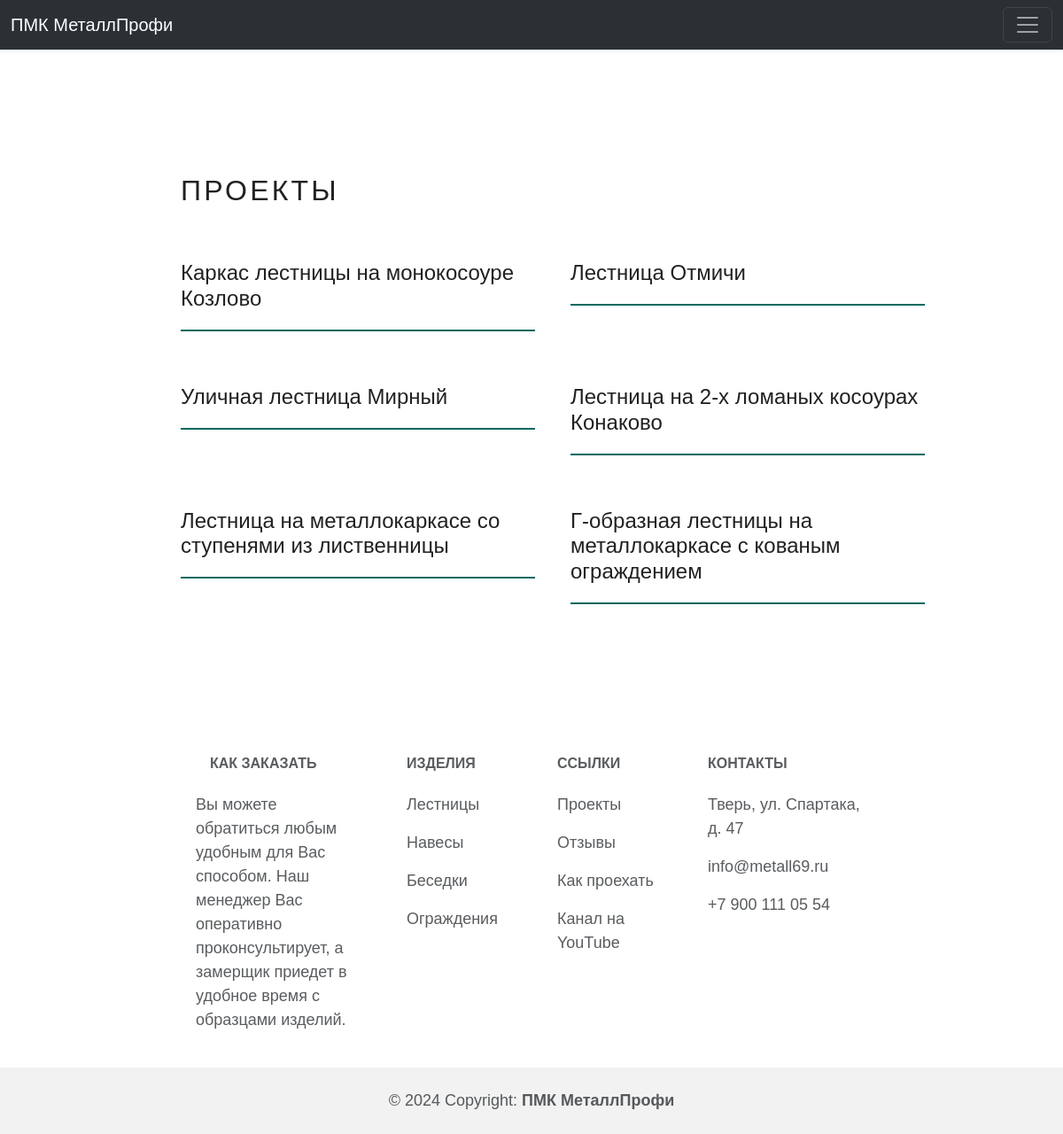
/projects/, run on the app's committed database.
### mainpage/models.py (models this page shows, shortened)
class ProjectVideo(models.Model):
    title = models.CharField(max_length=100, null=False, verbose_name='Заголовок видео')
    description = models.TextField(max_length=1000, verbose_name='Описание видео', blank=True)
    url = EmbedVideoField(verbose_name='Ссылка на видео')
    added = models.DateTimeField(auto_now_add=True, verbose_name='Дата загрузки')

### mainpage/views.py (the view)
# urls.py: path('projects/', views.projects, name='projects'),
def projects(request):
    projects_videos = ProjectVideo.objects.all()
    return render(request, 'mainpage/projects.html', {'Videos': projects_videos})

### mainpage/templates/mainpage/projects.html (shortened to what this page needs)
{% extends 'mainpage/base.html' %}
{% load embed_video_tags %}
{% block content %}
<section>
    <div class="container">
        <h2>Проекты</h2>
        <div class="reviews">
            {% for item in Videos %}
            <div class="">
                <h4 class="">{{ item.title }}</h4>
                <div class="hor_separator"></div>
            </div>
            {% endfor %}
        </div>
    </div>
</section>
{% endblock %}

### mainpage/templates/mainpage/base.html (shortened to what this page needs)
<!DOCTYPE html>
{% load static %}
{% load livereload_tags %}
<html lang="ru">
<head>
    <link href="https://cdn.jsdelivr.net/npm/bootstrap@5.3.1/dist/css/bootstrap.min.css" rel="stylesheet">
    <link rel="stylesheet" href="https://cdn.jsdelivr.net/npm/bootstrap-icons@1.8.1/font/bootstrap-icons.css">
    <link rel="stylesheet" href="{{ STATIC_URL}}/static/main.css">
</head>
<body>
<div class="top-header">
  <div class="container">
    <div class="top-header-bools">
      <div class="top-header-bool mobile-hidden">Тверь, ул. Спартака, д. 47</div>
      <div class="top-header-bool"><a href="tel:+79001110554">+ 7 (900) 111 05 54</a></div>
      <div class="top-header-bool phone-hidden">info@metall69.ru</div>
    </div>
  </div>
</div>
<nav class="navbar navbar-expand-xxl bg-body-tertiary" data-bs-theme="dark">
  <div class="container-fluid">
    <a class="navbar-brand" href="{% url 'home' %}">ПМК МеталлПрофи</a>
    <button class="navbar-toggler" type="button" data-bs-toggle="collapse" data-bs-target="#navbarNavDropdown" aria-controls="navbarNavDropdown" aria-expanded="false" aria-label="Toggle navigation">
      <span class="navbar-toggler-icon"></span>
    </button>
  </div>
</nav>
{% block content %}
{% endblock %}
<footer class="text-center text-lg-start text-muted">
  <section class="">
    <div class="container text-center text-md-start mt-5">
      <div class="row mt-3">
        <div class="col-md-3 col-lg-4 col-xl-3 mx-auto mb-4">
          <h6 class="text-uppercase fw-bold mb-4">
            как заказать
          </h6>
          <p>
            Вы можете обратиться любым удобным для Вас способом. Наш менеджер Вас оперативно проконсультирует,
            а замерщик приедет в удобное время с образцами изделий.
          </p>
        </div>
        <div class="col-md-2 col-lg-2 col-xl-2 mx-auto mb-4">
          <h6 class="text-uppercase fw-bold mb-4">
            изделия
          </h6>
          <p>
            <a href="{% url 'stair' %}" class="text-reset">Лестницы</a>
          </p>
          <p>
            <a href="{% url 'shelter' %}" class="text-reset">Навесы</a>
          </p>
          <p>
            <a href="{% url 'pergola' %}" class="text-reset">Беседки</a>
          </p>
          <p>
            <a href="{% url 'fence' %}" class="text-reset">Ограждения</a>
          </p>
        </div>
        <div class="col-md-3 col-lg-2 col-xl-2 mx-auto mb-4">
          <h6 class="text-uppercase fw-bold mb-4">
            ссылки
          </h6>
          <p>
            <a href="{% url 'projects' %}" class="text-reset">Проекты</a>
          </p>
          <p>
            <a href="{% url 'reviews' %}" class="text-reset">Отзывы</a>
          </p>
          <p>
            <a href="{% url 'contacts' %}" class="text-reset">Как проехать</a>
          </p>
          <p>
            <a href="https://www.youtube.com/@user-og4cg9gx8v" class="text-reset">Канал на YouTube</a>
          </p>
        </div>
        <div class="col-md-4 col-lg-3 col-xl-3 mx-auto mb-md-0 mb-4">
          <h6 class="text-uppercase fw-bold mb-4">Контакты</h6>
          <p>Тверь, ул. Спартака, д. 47</p>
          <p><a href="mailto:info@metall69.ru">info@metall69.ru</a></p>
          <p><a href="tel:+79001110554">+7 900 111 05 54</a></p>
        </div>
      </div>
    </div>
  </section>
  <div class="text-center p-4" style="background-color: rgba(0, 0, 0, 0.05);">
    © 2024 Copyright:
    <a class="text-reset fw-bold" href="{% url 'home' %}">ПМК МеталлПрофи</a>
  </div>
</footer>
</body>
</html>

### mainpage/static/main.css (style rules this page uses)
body { color: #212121; font-size: 18px; font-family: "Involve", sans-serif; }
a { text-decoration: none; color: inherit; }
.top-header { height: 50px; background-color: #2B3035; position: fixed; width: 100%; -webkit-box-shadow: 0px 4px 8px 0px rgba(34, 60, 80, 0.2); -moz-box-shadow: 0px 4px 8px 0px rgba(34, 60, 80, 0.2); box-shadow: 0px 4px 8px 0px rgba(34, 60, 80, 0.2); color: #9FA2A4; }
.top-header-bools { display: grid; grid-template-columns: 1fr 2fr 2fr 2fr 1fr; grid-auto-rows: 50px; align-items: center; text-align:center; }
.container { max-width: 68%; }
h2 { text-transform: uppercase; letter-spacing: 0.1em; margin-bottom: 40px; }
.hor_separator { height: 2px; width: 400px; background-color: #01695f; margin: 20px 0 20px 0; }
.container > h2 { padding: 140px 0 20px 0; }
.reviews { display: grid; grid-template-columns: 1fr 1fr; grid-gap: 40px; margin-bottom: 150px; }

### data on the page
ProjectVideo: title "Каркас лестницы на монокосоуре Козлово"
ProjectVideo: title "Лестница Отмичи"
ProjectVideo: title "Уличная лестница Мирный"
ProjectVideo: title "Лестница на 2-х ломаных косоурах Конаково"
ProjectVideo: title "Лестница на металлокаркасе со ступенями из лиственницы"
ProjectVideo: title "Г-образная лестницы на металлокаркасе с кованым ограждением"
